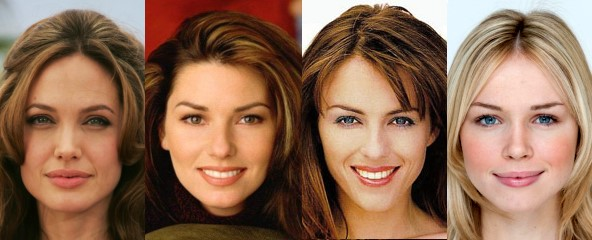
#> input picture Image_Analytics/beautiful-faces-jolie-twain-hurley-colgate.jpg, 592 x 240 px
$ jupyter execute Haar-cascade_Detection_in_OpenCV_Face_eye_image.ipynb
#> lines starting #> are read from the running program, lines starting #| are printed output that depends on the picture; after the words box and inside, x2 and y2 are one past the last pixel; in counts of white or black regions, pixels touching at a corner belong together
[cell 1]
import numpy as np
import cv2

cascPath = "C://Users//Somesh//JupyterPython//opencv-master//data//haarcascades//haarcascade_frontalface_default.xml"
eyecPath = "C://Users//Somesh//JupyterPython//opencv-master//data//haarcascades//haarcascade_eye.xml"

# Create the haar cascade
face_cascade = cv2.CascadeClassifier(cascPath)
eye_cascade = cv2.CascadeClassifier(eyecPath)

img = cv2.imread('beautiful-faces-jolie-twain-hurley-colgate.jpg')
#> img is the input picture: shape (240, 592, 3); mean B, G, R 84, 107, 143.7
gray = cv2.cvtColor(img, cv2.COLOR_BGR2GRAY)
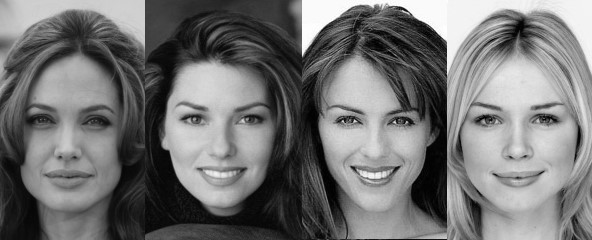
#> gray: shape (240, 592); min 0, max 255, mean 115.4

faces = face_cascade.detectMultiScale(gray, 1.3, 5)
#> faces = [[450, 73, 130, 130], [153, 66, 134, 134], [11, 73, 127, 127], [303, 69, 133, 133]]
for (x,y,w,h) in faces:
    img = cv2.rectangle(img,(x,y),(x+w,y+h),(255,0,0),2)
    roi_gray = gray[y:y+h, x:x+w]
    roi_color = img[y:y+h, x:x+w]
    eyes = eye_cascade.detectMultiScale(roi_gray)
    for (ex,ey,ew,eh) in eyes:
        cv2.rectangle(roi_color,(ex,ey),(ex+ew,ey+eh),(0,255,0),2)
#> this loop made 4 passes
#> (x, y, w, h, eyes) on passes 1 to 4: (450, 73, 130, 130, [[19, 30, 34, 34], [75, 29, 36, 36]]), (153, 66, 134, 134, [[24, 37, 31, 31], [81, 38, 30, 30]]), (11, 73, 127, 127, [[14, 30, 34, 34], [66, 31, 34, 34]]), (303, 69, 133, 133, [[30, 36, 30, 30], [82, 39, 27, 27]])
#> pass 1, `img = cv2.rectangle(img,(x,y),(x+w,y+h),(255,0,0),2)`:
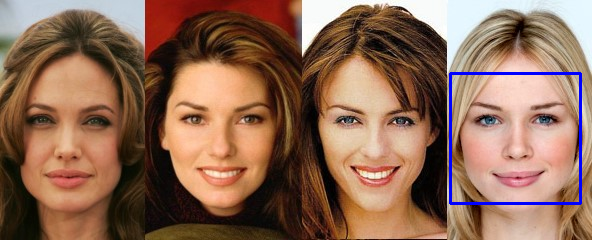
#> img: shape (240, 592, 3); 1.1% of pixels changed, all inside (x1, y1, x2, y2) = (449, 72, 582, 205)
#> pass 1, `roi_gray = gray[y:y+h, x:x+w]`:
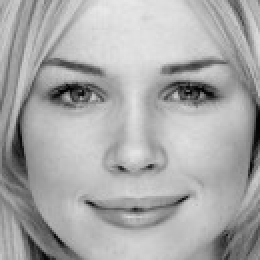
#> roi_gray: shape (130, 130) (shown 2 times larger); min 0, max 232, mean 169.3
#> pass 1, `roi_color = img[y:y+h, x:x+w]`:
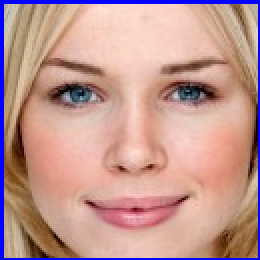
#> roi_color: shape (130, 130, 3) (shown 2 times larger); mean B, G, R 145.2, 151.4, 193.6
#> pass 2, `img = cv2.rectangle(img,(x,y),(x+w,y+h),(255,0,0),2)`:
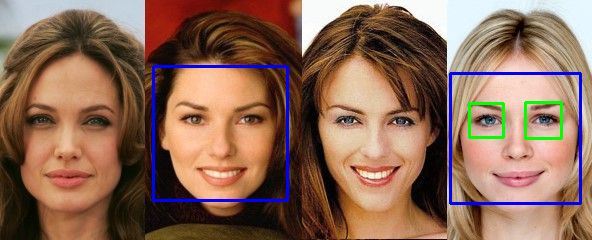
#> img: shape (240, 592, 3); 1.71% of pixels changed, all inside (x1, y1, x2, y2) = (152, 65, 563, 202)
#> after the loop:
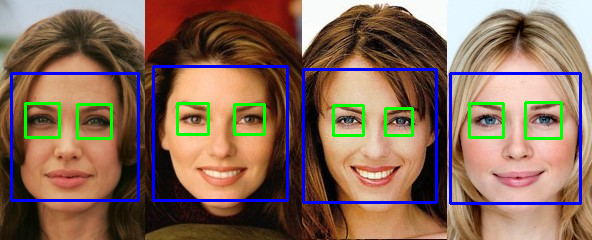
#> img: shape (240, 592, 3); 3.74% of pixels changed, all inside (x1, y1, x2, y2) = (10, 68, 438, 204)
#> after the loop:
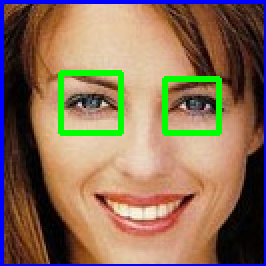
#> roi_color: shape (133, 133, 3) (shown 2 times larger); mean B, G, R 89.4, 111.8, 138.9
#> after the loop:
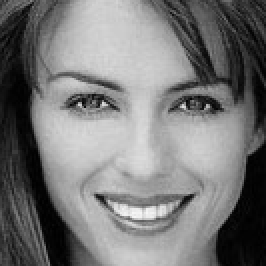
#> roi_gray: shape (133, 133) (shown 2 times larger); min 0, max 247, mean 119.6

cv2.imshow('img',img)
cv2.waitKey(0)
cv2.destroyAllWindows()

$ run again, with Image_Analytics/adult-child-facial-expression-834508.jpg copied over Image_Analytics/beautiful-faces-jolie-twain-hurley-colgate.jpg
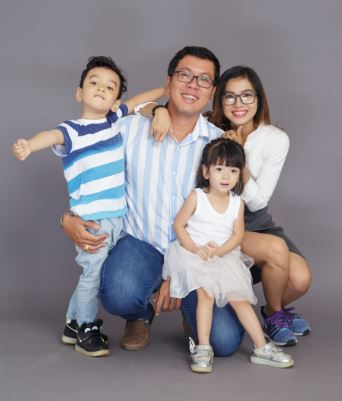
#> input picture Image_Analytics/adult-child-facial-expression-834508.jpg, 342 x 401 px
#> img is the input picture: shape (401, 342, 3); mean B, G, R 138.6, 133, 138.9
#> faces = [[216, 77, 48, 48], [168, 57, 52, 52], [77, 67, 50, 50]]
#> the loop `for (x,y,w,h) in faces:` made 3 passes
#> after the loop `for (x,y,w,h) in faces:`:
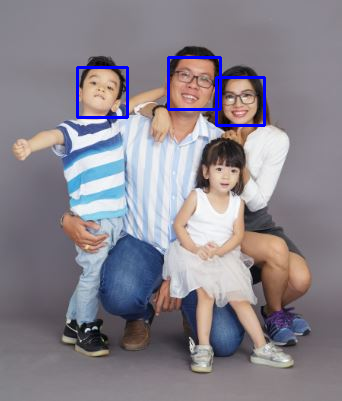
#> img: shape (401, 342, 3); mean B, G, R 140.8, 131.8, 137.4
#> after the loop `for (x,y,w,h) in faces:`:
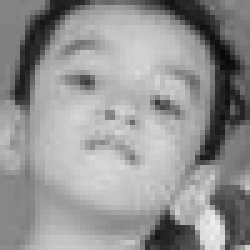
#> roi_gray: shape (50, 50) (shown 5 times larger); min 9, max 238, mean 147.4

$ run again, with Image_Analytics/children-family-fashion-1648387.jpg copied over Image_Analytics/beautiful-faces-jolie-twain-hurley-colgate.jpg
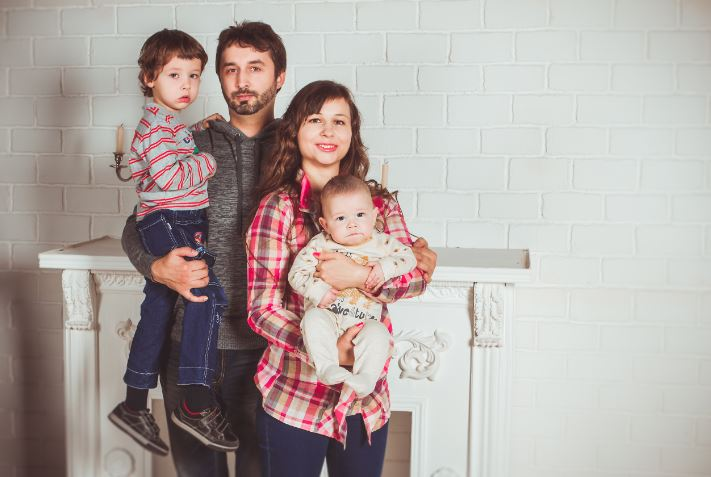
#> input picture Image_Analytics/children-family-fashion-1648387.jpg, 711 x 477 px
#> img is the input picture: shape (477, 711, 3); mean B, G, R 164.2, 168, 177.9
#> faces = [[153, 52, 64, 64], [210, 42, 70, 70], [296, 98, 64, 64], [323, 194, 59, 59]]
#> the loop `for (x,y,w,h) in faces:` made 4 passes
#> pass 1, `roi_color = img[y:y+h, x:x+w]`:
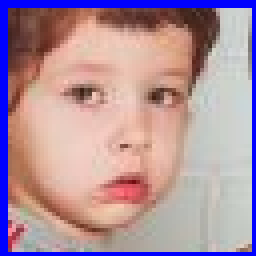
#> roi_color: shape (64, 64, 3) (shown 4 times larger); mean B, G, R 157.8, 146, 176
#> after the loop `for (x,y,w,h) in faces:`:
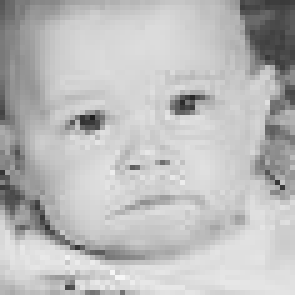
#> roi_gray: shape (59, 59) (shown 5 times larger); min 29, max 246, mean 187.6
